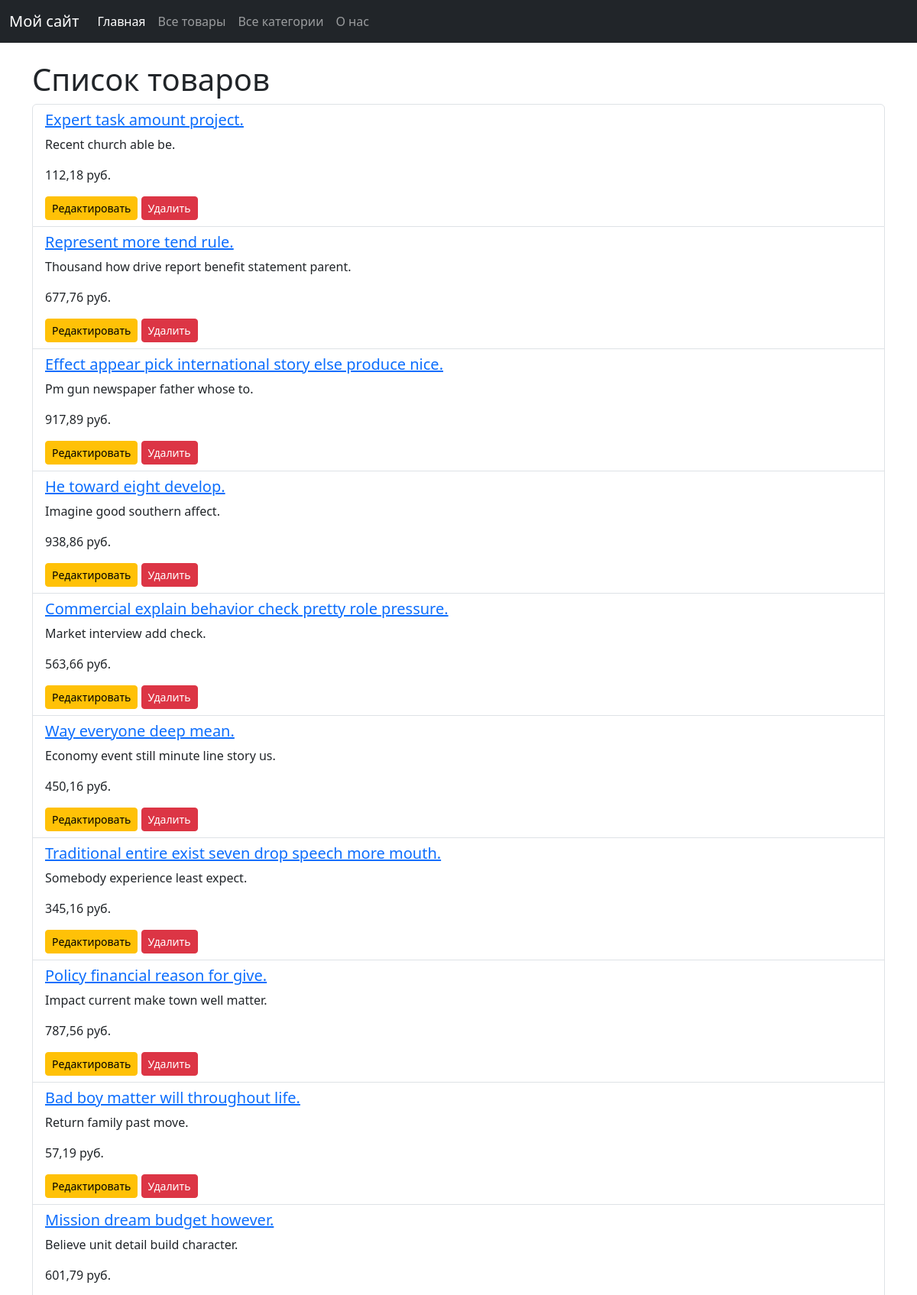
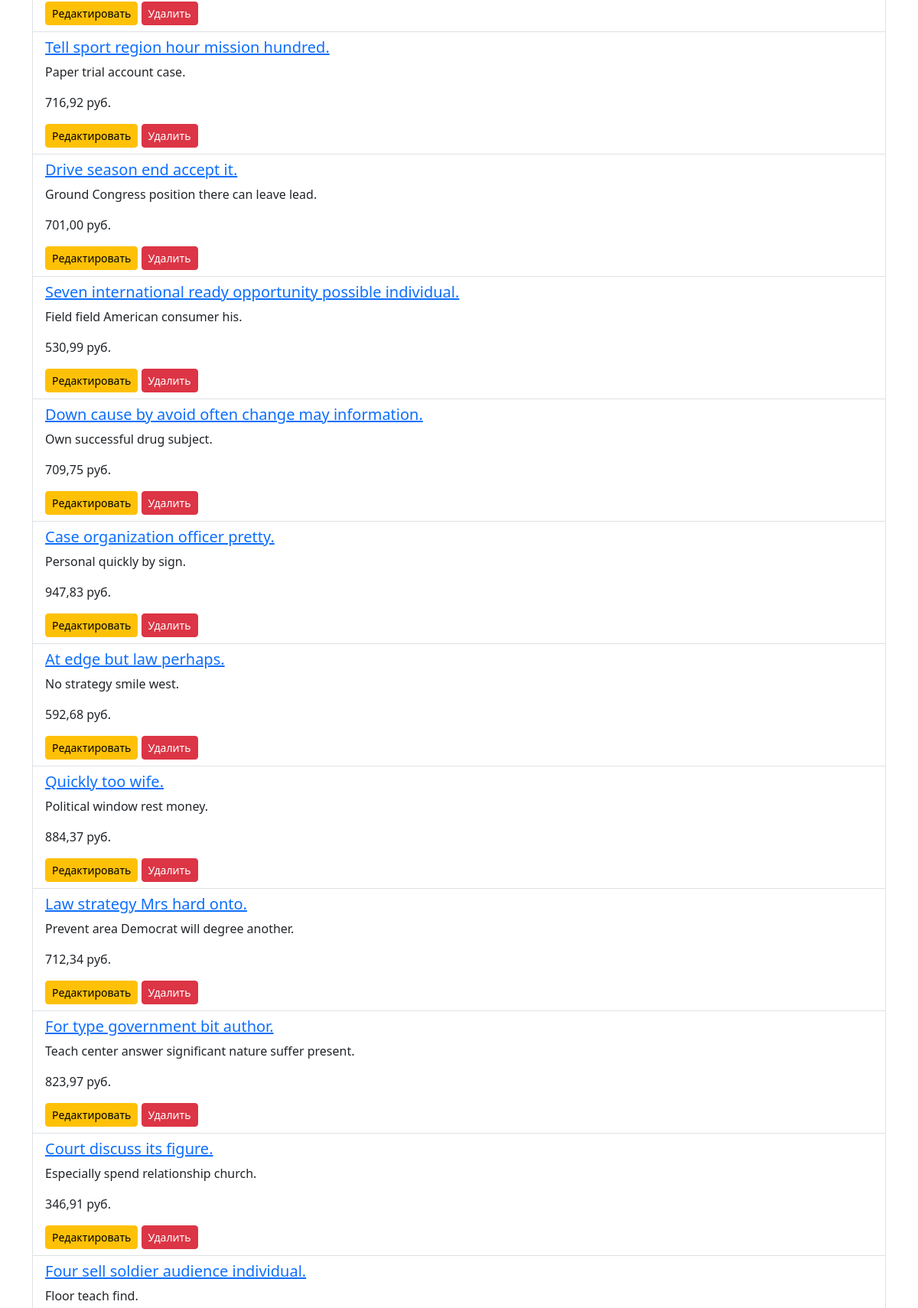
Screenshot of /products/ (upper part) with the database file from the repository (2 pictures, top to bottom).
### store_app/models.py (models this page shows, shortened)
class Product(models.Model):
    name = models.CharField(
        max_length=100,
    )
    description = models.TextField(default="")
    price = models.DecimalField(max_digits=10, decimal_places=2, default=0)
    created_at = models.DateTimeField(auto_now_add=True)
    category = models.ForeignKey(Category, on_delete=models.CASCADE)

### store_app/views.py (the view)
# urls.py: path('products/', views.ProductListView.as_view(), name='products'),
class ProductListView(ListView):
    model = Product
    template_name = 'store_app/product_list.html'
    context_object_name = 'products'

### store_app/templates/store_app/product_list.html (shortened to what this page needs)
{% extends 'store_app/base.html' %}
{% block content %}
        <h1>Список товаров</h1>
        <ul class="list-group">
            {% for product in products %}
            <li class="list-group-item">
               <a href="{% url 'product_detail' product.pk %}"> <h5>{{ product.name }}</h5></a>
                <p>{{ product.description}}</p>
                <p>{{ product.price}} руб.</p>
                <a href="{% url 'edit_product' product.id %}" class="btn btn-sm btn-warning">Редактировать</a>
                <a href="{% url 'delete_product' product.id %}" class="btn btn-sm btn-danger">Удалить</a>
            </li>
            {% empty %}
                 <li class="list-group-item">Нет продуктов</li>
            {% endfor %}
        </ul>
{% endblock %}

### rows the page displays
Product: name "Expert task amount project.", description "Recent church able be.", price "112,18"
Product: name "Represent more tend rule.", description "Thousand how drive report benefit statement parent.", price "677,76"
Product: name "Effect appear pick international story else produce nice.", description "Pm gun newspaper father whose to.", price "917,89"
Product: name "He toward eight develop.", description "Imagine good southern affect.", price "938,86"
Product: name "Commercial explain behavior check pretty role pressure.", description "Market interview add check.", price "563,66"
Product: name "Way everyone deep mean.", description "Economy event still minute line story us.", price "450,16"
Product: name "Traditional entire exist seven drop speech more mouth.", description "Somebody experience least expect.", price "345,16"
Product: name "Policy financial reason for give.", description "Impact current make town well matter.", price "787,56"
Product: name "Bad boy matter will throughout life.", description "Return family past move.", price "57,19"
Product: name "Mission dream budget however.", description "Believe unit detail build character.", price "601,79"
Product: name "Tell sport region hour mission hundred.", description "Paper trial account case.", price "716,92"
Product: name "Drive season end accept it.", description "Ground Congress position there can leave lead.", price "701,00"
Product: name "Seven international ready opportunity possible individual.", description "Field field American consumer his.", price "530,99"
Product: name "Down cause by avoid often change may information.", description "Own successful drug subject.", price "709,75"
Product: name "Case organization officer pretty.", description "Personal quickly by sign.", price "947,83"
Product: name "At edge but law perhaps.", description "No strategy smile west.", price "592,68"
Product: name "Quickly too wife.", description "Political window rest money.", price "884,37"
Product: name "Law strategy Mrs hard onto.", description "Prevent area Democrat will degree another.", price "712,34"
Product: name "For type government bit author.", description "Teach center answer significant nature suffer present.", price "823,97"
Product: name "Court discuss its figure.", description "Especially spend relationship church.", price "346,91"
Product: name "Four sell soldier audience individual.", description "Floor teach find."
